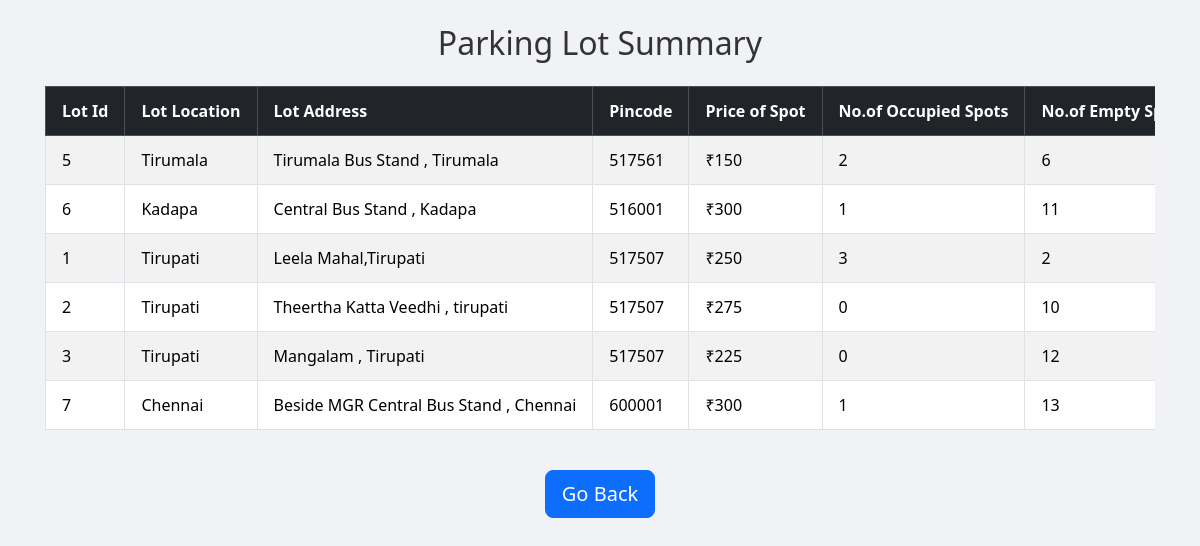
The app's page /summary (signed in) with its own data.
### model/models.py (models this page shows)
class Parkinglot(db.Model):
    __tablename__ = 'parkinglot'
    lot_id = db.Column(db.Integer,autoincrement=True,primary_key=True)
    location = db.Column(db.String(45),nullable=False)
    price = db.Column(db.Integer,nullable=False)
    address = db.Column(db.String(50),nullable=False)
    pincode = db.Column(db.Integer,nullable=False)
    max_spots = db.Column(db.Integer,nullable=False)

### controllers/admin_func.py (the view)
@app.route('/summary')
def admin_summary():
    if('admin_name' in session and 'a_email' in session and 'a_pass' in session):
        lots = Parkinglot.query.all()
        registered = Registeredspot.query.all()
        utilizing={}
        utilized = {}
        cost = {}
        cor = {}
        occupied = {}
        available = {}
        for i in registered:
            if(i.leaving_timestamp is None):
                parkingspot = Parkingspot.query.filter_by(spot_id=i.registered_spot_id).first()
                parkinglot = Parkinglot.query.filter_by(lot_id=parkingspot.lot_id).first()
                timestamp = datetime.now()
                time = timestamp - i.parking_timestamp
                total_sec = time.total_seconds()
                total_hours = int(total_sec / 3600)
                cost_per_hour = parkinglot.price
                total_price = 0
                if(total_hours<=1):
                    total_price = cost_per_hour
                else:
                    total_price = cost_per_hour * total_hours
                if(parkinglot not in utilizing):
                    utilizing[parkinglot] =1
                elif(parkinglot in utilizing):
                    utilizing[parkinglot]+=1
                if(parkinglot not in cost):
                    cost[parkinglot] = total_price
                elif(parkinglot in cost):
                    cost[parkinglot] += total_price
            elif(i.leaving_timestamp is not None):
                parkingspot = Parkingspot.query.filter_by(spot_id=i.registered_spot_id).first()
                parkinglot = Parkinglot.query.filter_by(lot_id=parkingspot.lot_id).first()
                time = i.leaving_timestamp - i.parking_timestamp
                time_sec = time.total_seconds()
                total_hours = int(time_sec / 3600)
                cost_per_hour = parkinglot.price
                total_price = 0
                if(total_hours<=1):
                    total_price = cost_per_hour
                else:
                    total_price = cost_per_hour * total_hours
                if(parkinglot not in utilized ):
                    utilized[parkinglot] =1
                elif(parkinglot in utilized):
                    utilized[parkinglot]+=1
                if(parkinglot not in cost):
                    cost[parkinglot] = total_price
                elif(parkinglot in cost):
                    cost[parkinglot] += total_price
        if(lots):
            for i in lots:
                parkingspots = db.session.query(Parkingspot).filter(Parkingspot.lot_id==i.lot_id).all()
                empty_spots = Parkingspot.query.filter_by(lot_id=i.lot_id,status='A').all()
                full_spots = Parkingspot.query.filter_by(lot_id=i.lot_id,status='O').all()
                empty=0
                full=0
                if(parkingspots):
                    for j in parkingspots:
                        if(j.status=='O'):
                            full+=1
                        elif(j.status=='A'):
                            empty+=1
                corc = 0
                if(full==0):
                    corc=0
                elif(full>=1):
                    corc = (full/i.max_spots)*100
                    print(corc)
                print((empty,full,i.max_spots))
                if(i not in cor):
                    cor[i] = corc
                if(i not in occupied):
                    occupied[i] = len(full_spots)
                if(i not in available):
                    available[i] = len(empty_spots)
        for i in lots:
            if(i not in utilizing):
                utilizing[i] = 0
            if(i not in utilized):
                utilized[i] = 0
            if(i not in cost):
                cost[i] = 0
            if(i not in cor):
                cor[i]=0
        return render_template('admin_summary.html',utilizing=utilizing,utilized=utilized,cost=cost,cor=cor,occupied=occupied,available=available)
    else:
        return redirect(url_for('admin_homepage'))

### templates/admin_summary.html (shortened to what this page needs)
{% extends 'base.html' %}
{% block content %}
<div class="container my-4">
    <center><h2 class="mb-4">Parking Lot Summary</h2> </center>
    {% if utilizing and utilized and cost and cor %}
        <div class="table-responsive">
            <table class="table table-striped table-hover table-bordered align-middle">
                <thead class="table-dark">
                    <tr>
                        <th scope="col">Lot Id</th>
                        <th scope="col">Lot Location</th>
                        <th scope="col">Lot Address</th>
                        <th scope="col">Pincode</th>
                        <th scope="col">Price of Spot</th>
                        <th scope="col">No.of Occupied Spots </th>
                        <th scope="col">No.of Empty Spots </th>
                    </tr>
                </thead>
                <tbody>
                {% for i in utilizing %}
                    <tr>
                        <td>{{ i.lot_id }}</td>
                        <td>{{ i.location }}</td>
                        <td>{{ i.address }}</td>
                        <td>{{ i.pincode }}</td>
                        <td>₹{{ i.price }}</td>
                        <td>{{ occupied[i] }}</td>
                        <td>{{ available[i] }}</td>
                    </tr>
                {% endfor %}
                </tbody>
            </table>
        </div>
    {% else %}
        <p class="no-data-message">No summary data available yet. Please ensure there are parking activities.</p>
    {% endif %}
    <div class="text-center mt-4">
        <a href="{{ url_for('display') }}" class="btn btn-primary btn-lg">Go Back</a>
    </div>
</div>
{% endblock %}

### templates/admin_summary.html (style rules this page uses)
body { background-color: #f0f2f5; font-family: 'Segoe UI', Tahoma, Geneva, Verdana, sans-serif; color: #333; }
.container.my-4 { padding: 0 15px; }
.table th, .table td { white-space: nowrap; padding: 0.75rem 1rem; }

### records on screen
Parkinglot: lot_id "5", location "Tirumala", address "Tirumala Bus Stand , Tirumala", pincode "517561", price "150", occupied "2", available "6"
Parkinglot: lot_id "6", location "Kadapa", address "Central Bus Stand , Kadapa", pincode "516001", price "300", occupied "1", available "11"
Parkinglot: lot_id "1", location "Tirupati", address "Leela Mahal,Tirupati", pincode "517507", price "250", occupied "3", available "2"
Parkinglot: lot_id "2", location "Tirupati", address "Theertha Katta Veedhi , tirupati", pincode "517507", price "275", occupied "0", max_spots "10"
Parkinglot: lot_id "3", location "Tirupati", address "Mangalam , Tirupati", pincode "517507", price "225", occupied "0", max_spots "12"
Parkinglot: lot_id "7", location "Chennai", address "Beside MGR Central Bus Stand , Chennai", pincode "600001", price "300", occupied "1", available "13"
